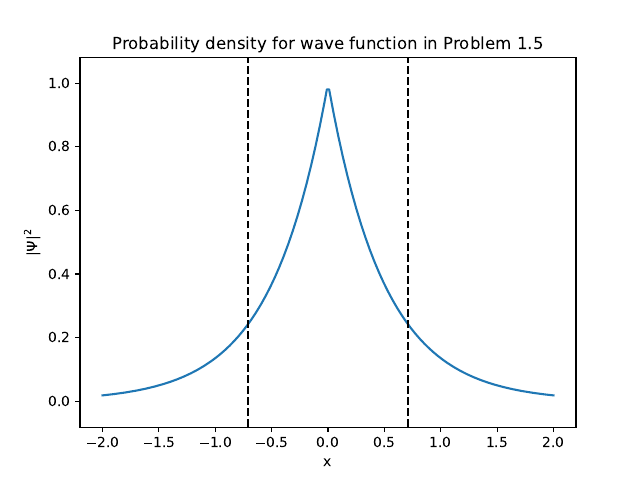

The Python source for this figure:
from matplotlib import pyplot as plt
import numpy as np



LAMBDA = 1

def PsiSquared(x):
    return LAMBDA*np.exp(-2*LAMBDA*np.abs(x))

sigma_x = 1.0/(np.sqrt(2)*LAMBDA)

X = np.linspace(-2, 2, 200)
y = PsiSquared(X)

fig, ax = plt.subplots()
ax.set_title("Probability density for wave function in Problem 1.5")
ax.plot(X,y)
ax.set_ylim(np.min(y)-0.1, np.max(y)+0.1)
ax.set_xlabel("x")
ax.set_ylabel("$|\\Psi|^2$")
ax.vlines(x= sigma_x, ymin=np.min(y)-0.1, ymax=np.max(y)+1, color="black", linestyle="--")
ax.vlines(x=-sigma_x, ymin=np.min(y)-0.1, ymax=np.max(y)+1, color="black", linestyle="--")

plt.savefig("plot.pdf")